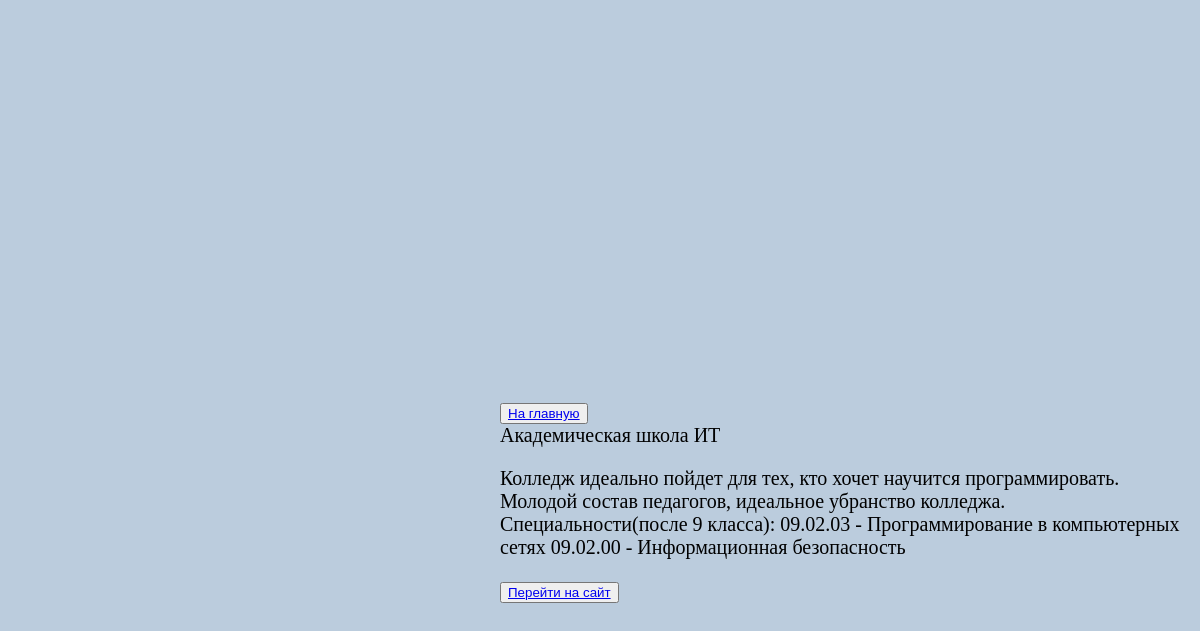
/test/end/1, run on the app's committed database.
### study/models.py (models this page shows, shortened)
class School(models.Model):
    name = models.CharField(max_length=200)
    description = models.TextField()
    link = models.CharField(max_length=200)
    test = models.ForeignKey('Test', on_delete=models.CASCADE)

### study/views.py (the view)
# urls.py: path('test/end/<int:idU>', views.study1, name='study1'),
def study1(request, idU):
    us = User.objects.get(pk = idU)
    ua = Useranswer.objects.filter(user=us)
    for u in ua:
        if u.quest_id==1 and u.answer == '1':
            print ('1')
    school = School.objects.get(name="Академическая школа ИТ")
    return render(request, 'study/school.html', {'s': school})

### study/templates/study/school.html (shortened to what this page needs)
{% load static %}
<!DOCTYPE html>
<html>
    <head>
        <link rel="stylesheet" href="{% static 'study/lastpage.css' %} ">
    </head>
    <body>
    {% block content %}
     <div>
         <button><a href="http://127.0.0.1:8000/main">На главную</a></button>
     </div>
    <div>
        <h>{{ s.name }}</h>
    </div>
     <div>
        <p>{{ s.description }}</p>
     </div>
     <div>
        <button><a href="{{ s.link }}">Перейти на сайт</a></button>
     </div>
    {% endblock %}
    </body>
</html>

### data on the page
School: name "Академическая школа ИТ", description "Колледж идеально пойдет для тех, кто хочет научится программировать. Молодой состав педагогов, идеальное убранство колледжа. Специальности(после 9 класса): 09.02.03 - Программирование в компьютерных сетях 09.02.00 - Информационная безопасность"
